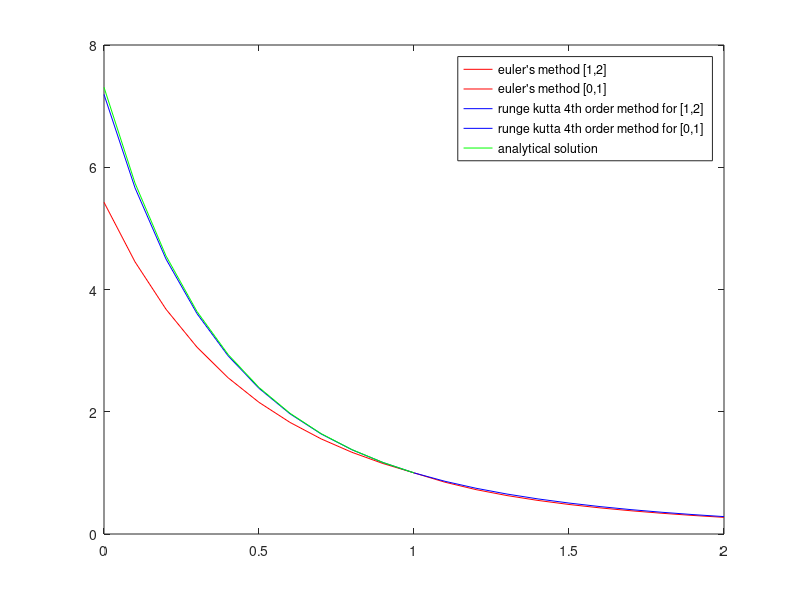

Here is the MATLAB script that generated this plot:
% mert karakaya 090210362
clc
clear

%solution of differential eq is
% y=2/e^x + (e^3-2e^2)/e^3x

% euler's method
% y' = 4e^-x -3y
% for [1,2]
h=0.1;
x=1:0.1:2;
y=zeros(1,length(x));
y(1)=1;
for i=2:length(x)
    y(i)=y(i-1) + h*(4*exp(-x(i-1)) -3*y(i-1));
end

plot(x,y,'r')
hold on

% for [0,1]
h=-0.1;
x=1:-0.1:0;
y=zeros(1,length(x));
y(1)=1;
for i=2:length(x)
    y(i)=y(i-1) + h*(4*exp(-x(i-1)) -3*y(i-1));
end

plot(x,y,'r')

% runge kutta 4th order method
% y' = 4e^-x -3y
% for [1,2]
h=0.1;
x=1:0.1:2;
x0=1;
y0=1;
y_vals = y0;
for i=2:length(x)
    k1 = (4*exp(-x0) -3*y0);
    k2 = (4*exp(-(x0 + h/2)) -3*(y0 + k1*h/2));
    k3 = (4*exp(-(x0 + h/2)) -3*(y0 + k2*h/2));
    k4 = (4*exp(-(x0 + h)) -3*(y0 + k1*h));
    y0 = y0 + h*(k1/6 + k2/3 + k3/3 + k4/6);
    x0 = x0 + h;
    y_vals = [y_vals y0];
end
plot(x,y_vals,'b')

% for [0,1]
h=-0.1;
x=1:-0.1:0;
x0=1;
y0=1;
y_vals = y0;
for i=2:length(x)
    k1 = (4*exp(-x0) -3*y0);
    k2 = (4*exp(-(x0 + h/2)) -3*(y0 + k1*h/2));
    k3 = (4*exp(-(x0 + h/2)) -3*(y0 + k2*h/2));
    k4 = (4*exp(-(x0 + h)) -3*(y0 + k1*h));
    y0 = y0 + h*(k1/6 + k2/3 + k3/3 + k4/6);
    x0 = x0 + h;
    y_vals = [y_vals y0];
end
plot(x,y_vals,'b')

y = 2./exp(x) + (exp(3)-2*exp(2))./exp(3*x);
plot(x,y,'g')

legend("euler's method [1,2]","euler's method [0,1]","runge kutta 4th order method for [1,2]","runge kutta 4th order method for [0,1]","analytical solution")

% comparing analytical solution with two methods,
% runge kutta 4th order is more accurate than euler's method.